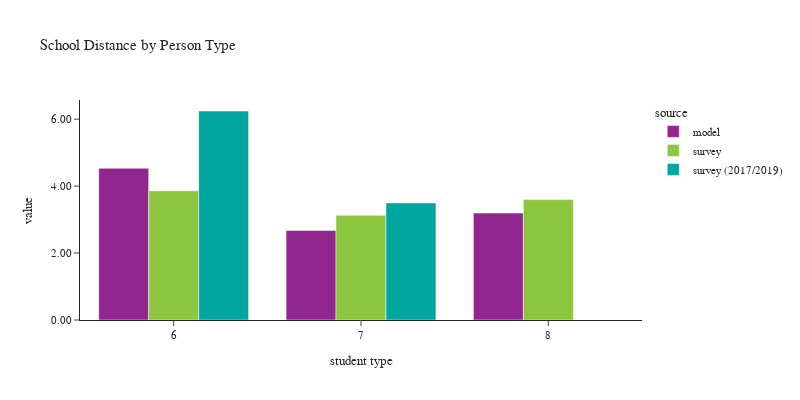

The notebook cell this image was saved under:
### Code cell
plot_school_location(df_students[df_students['pptyp'].isin([6,7,8])], 
                     'pptyp', 'Person Type', 'student type')

### Figure 1 — Plotly figure (JSON) as saved in the notebook; plotly's stock layout.template omitted (floating-point values rounded to 4 significant figures)
{"data": [{"alignmentgroup": "True", "customdata": [[122477], [511581], [47685]], "hovertemplate": "source=model<br>pptyp=%{x}<br>value=%{y}<br>sample count=%{customdata[0]}<extra></extra>", "legendgroup": "model", "marker": {"color": "#91268F", "pattern": {"shape": ""}}, "name": "model", "offsetgroup": "model", "orientation": "v", "showlegend": true, "textposition": "auto", "type": "bar", "x": [6, 7, 8], "xaxis": "x", "y": [4.532, 2.677, 3.194], "yaxis": "y"}, {"alignmentgroup": "True", "customdata": [[110], [515], [76]], "hovertemplate": "source=survey<br>pptyp=%{x}<br>value=%{y}<br>sample count=%{customdata[0]}<extra></extra>", "legendgroup": "survey", "marker": {"color": "#8CC63E", "pattern": {"shape": ""}}, "name": "survey", "offsetgroup": "survey", "orientation": "v", "showlegend": true, "textposition": "auto", "type": "bar", "x": [6, 7, 8], "xaxis": "x", "y": [3.86, 3.127, 3.596], "yaxis": "y"}, {"alignmentgroup": "True", "customdata": [[81], [370]], "hovertemplate": "source=survey (2017/2019)<br>pptyp=%{x}<br>value=%{y}<br>sample count=%{customdata[0]}<extra></extra>", "legendgroup": "survey (2017/2019)", "marker": {"color": "#00A7A0", "pattern": {"shape": ""}}, "name": "survey (2017/2019)", "offsetgroup": "survey (2017/2019)", "orientation": "v", "showlegend": true, "textposition": "auto", "type": "bar", "x": [6, 7], "xaxis": "x", "y": [6.243, 3.498], "yaxis": "y"}], "layout": {"barmode": "group", "font": {"size": 11}, "height": 400, "legend": {"title": {"text": "source"}, "tracegroupgap": 0}, "title": {"text": "School Distance by Person Type"}, "width": 800, "xaxis": {"anchor": "y", "domain": [0.0, 1.0], "title": {"text": "student type"}}, "yaxis": {"anchor": "x", "domain": [0.0, 1.0], "tickformat": ".2f", "title": {"text": "value"}}}}
